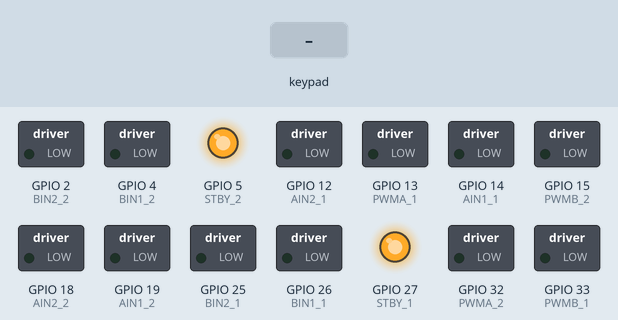
Simulated run of this sketch. Board: ESP32. Parts: switched loads named in the sketch (green lamp = pin HIGH), output pins drawn as LEDs (lit = HIGH). The test bench sets the inputs (shaded band).

Above: at 1.2 s.
1.3 s: key 'U' pressed
At 1.5 s:
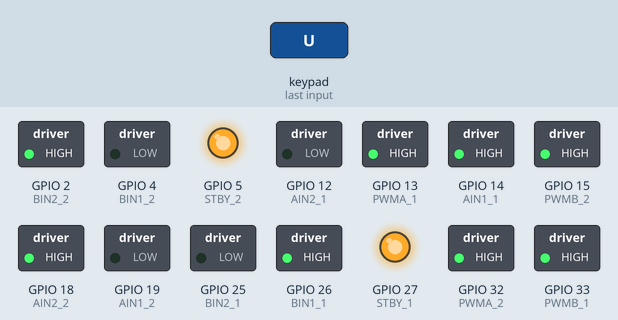
3.2 s: key 'D' pressed
At 3.4 s:
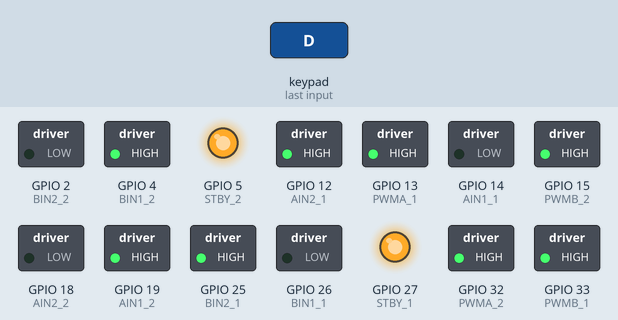
5.1 s: key 'L' pressed
At 5.3 s:
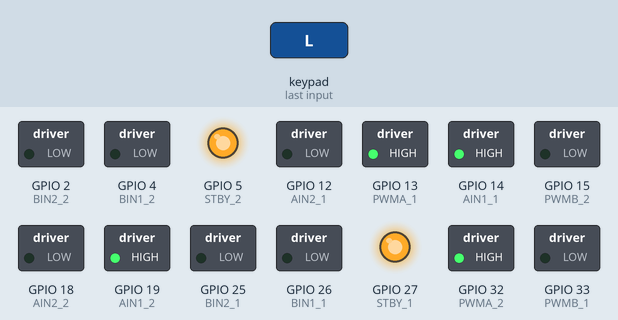
7.0 s: key 'R' pressed
At 7.2 s:
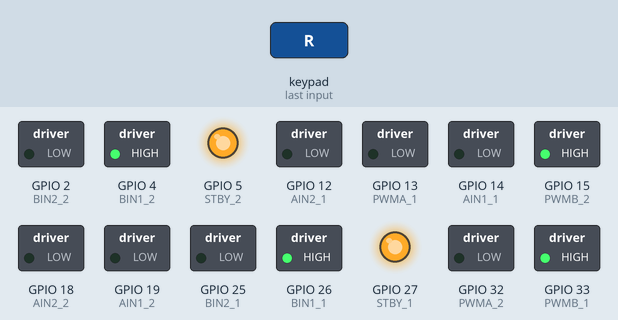
Timing chart, 0 to 9.9 s (numbered marks = the images above; inputs shaded):
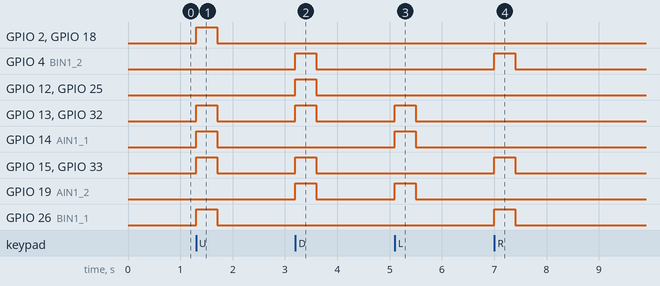

The sketch:

motors_v3.ino
```cpp
#include <DabbleESP32.h>

#define CUSTOM_SETTINGS
#define INCLUDE_GAMEPAD_MODULE

#define MAX_MOTOR_SPEED 255

// Motor driver 1 (Right Side)
#define PWMA_1 13
#define AIN1_1 14
#define AIN2_1 12
#define STBY_1 27
#define BIN1_1 26
#define BIN2_1 25
#define PWMB_1 33

// Motor driver 2 (Left Side)
#define PWMA_2 32
#define AIN1_2 19
#define AIN2_2 18
#define STBY_2 5
#define BIN1_2 4
#define BIN2_2 2
#define PWMB_2 15


void setMotorA(int speed) {
  digitalWrite(STBY_1, HIGH);
  digitalWrite(STBY_2, HIGH);

  if (speed > 0) {
    digitalWrite(AIN1_1, HIGH);
    digitalWrite(AIN2_1, LOW);
    digitalWrite(AIN1_2, HIGH);
    digitalWrite(AIN2_2, LOW);
  } else if (speed < 0) {
    digitalWrite(AIN1_1, LOW);
    digitalWrite(AIN2_1, HIGH);
    digitalWrite(AIN1_2, LOW);
    digitalWrite(AIN2_2, HIGH);
  } else {
    digitalWrite(AIN1_1, LOW);
    digitalWrite(AIN2_1, LOW);
    digitalWrite(AIN1_2, LOW);
    digitalWrite(AIN2_2, LOW);
  }

  ledcWrite(0, abs(speed)); // PWM CH_A1
  ledcWrite(2, abs(speed)); // PWM CH_A2
}

void setMotorB(int speed) {
  digitalWrite(STBY_1, HIGH);
  digitalWrite(STBY_2, HIGH);

  if (speed > 0) {
    digitalWrite(BIN1_1, HIGH);
    digitalWrite(BIN2_1, LOW);
    digitalWrite(BIN1_2, HIGH);
    digitalWrite(BIN2_2, LOW);
  } else if (speed < 0) {
    digitalWrite(BIN1_1, LOW);
    digitalWrite(BIN2_1, HIGH);
    digitalWrite(BIN1_2, LOW);
    digitalWrite(BIN2_2, HIGH);
  } else {
    digitalWrite(BIN1_1, LOW);
    digitalWrite(BIN2_1, LOW);
    digitalWrite(BIN1_2, LOW);
    digitalWrite(BIN2_2, LOW);
  }

  ledcWrite(1, abs(speed)); // PWM CH_B1
  ledcWrite(3, abs(speed)); // PWM CH_B2
}

void setMotorC(int speed) {
  digitalWrite(STBY_1, HIGH);
  digitalWrite(STBY_2, HIGH);

  if (speed > 0) {
    digitalWrite(AIN1_1, HIGH);
    digitalWrite(AIN2_1, LOW);
    digitalWrite(AIN1_2, LOW);
    digitalWrite(AIN2_2, HIGH);
    digitalWrite(BIN1_1, HIGH);
    digitalWrite(BIN2_1, LOW);
    digitalWrite(BIN1_2, LOW);
    digitalWrite(BIN2_2, HIGH);
  } else if (speed < 0) {
    digitalWrite(AIN1_1, LOW);
    digitalWrite(AIN2_1, HIGH);
    digitalWrite(AIN1_2, HIGH);
    digitalWrite(AIN2_2, LOW);
    digitalWrite(BIN1_1, LOW);
    digitalWrite(BIN2_1, HIGH);
    digitalWrite(BIN1_2, HIGH);
    digitalWrite(BIN2_2, LOW);
  } else {
    digitalWrite(AIN1_1, LOW);
    digitalWrite(AIN2_1, LOW);
    digitalWrite(AIN1_2, LOW);
    digitalWrite(AIN2_2, LOW);
    digitalWrite(BIN1_1, LOW);
    digitalWrite(BIN2_1, LOW);
    digitalWrite(BIN1_2, LOW);
    digitalWrite(BIN2_2, LOW);
  }

  ledcWrite(0, abs(speed)); // PWM CH_A1
  ledcWrite(2, abs(speed)); // PWM CH_A2
  ledcWrite(1, abs(speed)); // PWM CH_B1
  ledcWrite(3, abs(speed)); // PWM CH_B2
}

// void setMotorD(int speed) {
//   digitalWrite(STBY_1, HIGH);
//   digitalWrite(STBY_2, HIGH);

//   if (speed > 0) {
//     digitalWrite(BIN1_1, HIGH);
//     digitalWrite(BIN2_1, LOW);
//     digitalWrite(BIN1_2, LOW);
//     digitalWrite(BIN2_2, HIGH);
//   } else if (speed < 0) {
//     digitalWrite(BIN1_1, LOW);
//     digitalWrite(BIN2_1, HIGH);
//     digitalWrite(BIN1_2, HIGH);
//     digitalWrite(BIN2_2, LOW);
//   } else {
//     digitalWrite(BIN1_1, LOW);
//     digitalWrite(BIN2_1, LOW);
//     digitalWrite(BIN1_2, LOW);
//     digitalWrite(BIN2_2, LOW);
//   }

//   ledcWrite(0, abs(speed)); // PWM CH_A1
//   ledcWrite(2, abs(speed)); // PWM CH_A2
// }

void stopAllMotors() {
  setMotorA(0);
  setMotorB(0);
  setMotorC(0);
  // setMotorD(0);
}

void setUpPinModes() {
  pinMode(STBY_1, OUTPUT);
  pinMode(AIN1_1, OUTPUT);
  pinMode(AIN2_1, OUTPUT);
  pinMode(BIN1_1, OUTPUT);
  pinMode(BIN2_1, OUTPUT);

  pinMode(STBY_2, OUTPUT);
  pinMode(AIN1_2, OUTPUT);
  pinMode(AIN2_2, OUTPUT);
  pinMode(BIN1_2, OUTPUT);
  pinMode(BIN2_2, OUTPUT);

  // Setup PWM
  ledcSetup(0, 1000, 8); ledcAttachPin(PWMA_1, 0); // A1
  ledcSetup(1, 1000, 8); ledcAttachPin(PWMB_1, 1); // B1
  ledcSetup(2, 1000, 8); ledcAttachPin(PWMA_2, 2); // A2
  ledcSetup(3, 1000, 8); ledcAttachPin(PWMB_2, 3); // B2

  stopAllMotors();
}

void setup() {
  Serial.begin(9600);
  setUpPinModes();
  Dabble.begin("MyBluetoothCar");
}

void loop() {
  Dabble.processInput();

  if (GamePad.isUpPressed()) {
    setMotorC(MAX_MOTOR_SPEED);
    // setMotorD(MAX_MOTOR_SPEED);
  } else if (GamePad.isDownPressed()) {
    setMotorC(-MAX_MOTOR_SPEED);
    // setMotorD(-MAX_MOTOR_SPEED);
  } else if (GamePad.isLeftPressed()) {
    setMotorA(MAX_MOTOR_SPEED);  // Only motors A turn ON
    setMotorB(0);
  } else if (GamePad.isRightPressed()) {
    setMotorA(0);
    setMotorB(MAX_MOTOR_SPEED);  // Only motors B turn ON
  } else {
    stopAllMotors();
  }
}
```

Measured:
- after the input at 1.3 s, GPIO 2 (BIN2_2), GPIO 13 (PWMA_1), GPIO 14 (AIN1_1), GPIO 15 (PWMB_2), GPIO 18 (AIN2_2), GPIO 26 (BIN1_1), GPIO 32 (PWMA_2), GPIO 33 (PWMB_1): LOW → HIGH at once, → LOW 0.40 s later
- after the input at 3.2 s, GPIO 4 (BIN1_2), GPIO 12 (AIN2_1), GPIO 13 (PWMA_1), GPIO 15 (PWMB_2), GPIO 19 (AIN1_2), GPIO 25 (BIN2_1), GPIO 32 (PWMA_2), GPIO 33 (PWMB_1): LOW → HIGH at once, → LOW 0.40 s later
- after the input at 5.1 s, GPIO 13 (PWMA_1), GPIO 14 (AIN1_1), GPIO 19 (AIN1_2), GPIO 32 (PWMA_2): LOW → HIGH at once, → LOW 0.40 s later
- after the input at 7.0 s, GPIO 4 (BIN1_2), GPIO 15 (PWMB_2), GPIO 26 (BIN1_1), GPIO 33 (PWMB_1): LOW → HIGH at once, → LOW 0.40 s later
